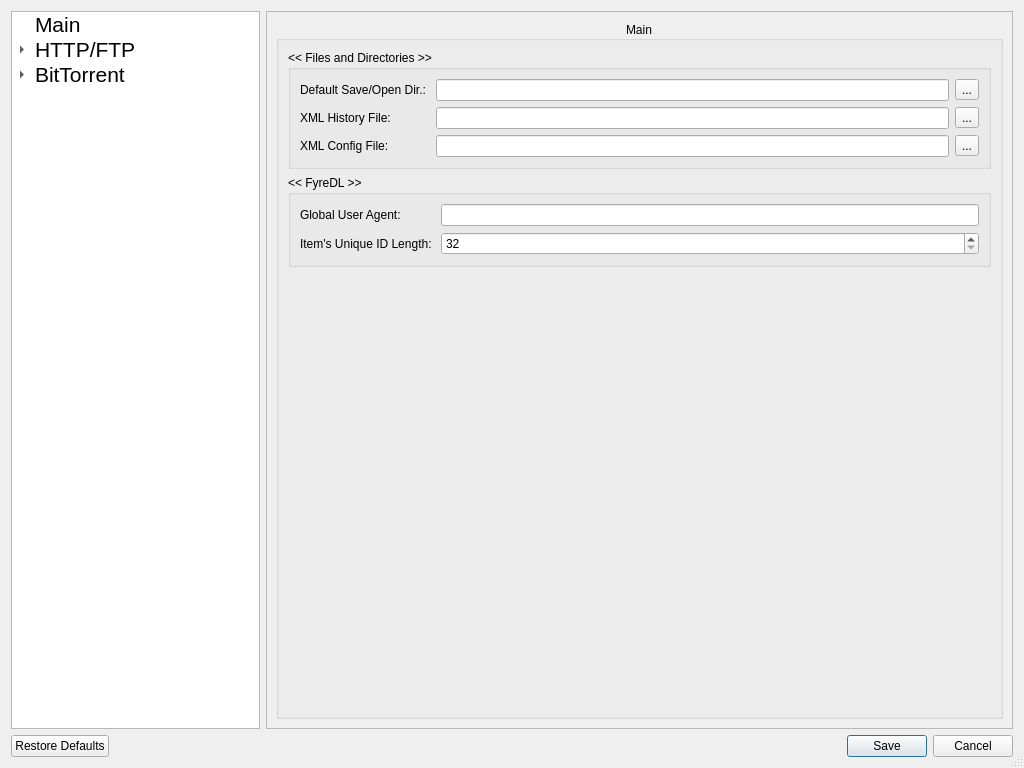
<?xml version="1.0" encoding="UTF-8"?>
<ui version="4.0">
 <class>Settings</class>
 <widget class="QDialog" name="Settings">
  <property name="geometry">
   <rect>
    <x>0</x>
    <y>0</y>
    <width>1024</width>
    <height>768</height>
   </rect>
  </property>
  <property name="windowTitle">
   <string>FyreDL - Settings</string>
  </property>
  <property name="sizeGripEnabled">
   <bool>true</bool>
  </property>
  <layout class="QVBoxLayout" name="verticalLayout_19" stretch="0,0">
   <item>
    <layout class="QHBoxLayout" name="main_horizLayout" stretch="2,6">
     <item>
      <layout class="QVBoxLayout" name="settings_chooser_layout">
       <item>
        <widget class="QTreeWidget" name="category_treeWidget">
         <property name="font">
          <font>
           <pointsize>16</pointsize>
          </font>
         </property>
         <property name="verticalScrollBarPolicy">
          <enum>Qt::ScrollBarAlwaysOff</enum>
         </property>
         <property name="horizontalScrollBarPolicy">
          <enum>Qt::ScrollBarAlwaysOff</enum>
         </property>
         <property name="editTriggers">
          <set>QAbstractItemView::NoEditTriggers</set>
         </property>
         <property name="tabKeyNavigation">
          <bool>true</bool>
         </property>
         <property name="showDropIndicator" stdset="0">
          <bool>false</bool>
         </property>
         <property name="headerHidden">
          <bool>true</bool>
         </property>
         <column>
          <property name="text">
           <string>Category</string>
          </property>
         </column>
         <item>
          <property name="text">
           <string>Main</string>
          </property>
          <property name="icon">
           <iconset resource="../assets.qrc">
            <normaloff>:/icons/assets-img/system-run-3.png</normaloff>:/icons/assets-img/system-run-3.png</iconset>
          </property>
         </item>
         <item>
          <property name="text">
           <string>HTTP/FTP</string>
          </property>
          <property name="icon">
           <iconset resource="../assets.qrc">
            <normaloff>:/icons/assets-img/gftp.png</normaloff>:/icons/assets-img/gftp.png</iconset>
          </property>
          <item>
           <property name="text">
            <string>General</string>
           </property>
           <property name="icon">
            <iconset resource="../assets.qrc">
             <normaloff>:/icons/assets-img/network.png</normaloff>:/icons/assets-img/network.png</iconset>
           </property>
          </item>
         </item>
         <item>
          <property name="text">
           <string>BitTorrent</string>
          </property>
          <property name="icon">
           <iconset resource="../assets.qrc">
            <normaloff>:/icons/assets-img/application-x-bittorrent.png</normaloff>:/icons/assets-img/application-x-bittorrent.png</iconset>
          </property>
          <item>
           <property name="text">
            <string>General</string>
           </property>
           <property name="icon">
            <iconset resource="../assets.qrc">
             <normaloff>:/icons/assets-img/network.png</normaloff>:/icons/assets-img/network.png</iconset>
           </property>
          </item>
         </item>
        </widget>
       </item>
      </layout>
     </item>
     <item>
      <layout class="QVBoxLayout" name="settings_adjuster_layout" stretch="0">
       <item>
        <widget class="QStackedWidget" name="settings_stacked_widget">
         <property name="frameShape">
          <enum>QFrame::StyledPanel</enum>
         </property>
         <widget class="QWidget" name="main_settings">
          <layout class="QVBoxLayout" name="verticalLayout">
           <item>
            <widget class="QGroupBox" name="main_groupBox">
             <property name="title">
              <string>Main</string>
             </property>
             <property name="alignment">
              <set>Qt::AlignCenter</set>
             </property>
             <layout class="QVBoxLayout" name="verticalLayout_2">
              <item>
               <widget class="QGroupBox" name="filesanddirs_groupBox">
                <property name="title">
                 <string>&lt;&lt; Files and Directories &gt;&gt;</string>
                </property>
                <layout class="QFormLayout" name="formLayout">
                 <item row="0" column="0">
                  <widget class="QLabel" name="defDir_label">
                   <property name="text">
                    <string>Default Save/Open Dir.: </string>
                   </property>
                  </widget>
                 </item>
                 <item row="0" column="1">
                  <layout class="QHBoxLayout" name="defDir_horizLayout">
                   <item>
                    <widget class="QLineEdit" name="defDir_lineEdit"/>
                   </item>
                   <item>
                    <widget class="QToolButton" name="defDir_toolButton">
                     <property name="text">
                      <string>...</string>
                     </property>
                    </widget>
                   </item>
                  </layout>
                 </item>
                 <item row="1" column="0">
                  <widget class="QLabel" name="xmlHist_label">
                   <property name="text">
                    <string>XML History File: </string>
                   </property>
                  </widget>
                 </item>
                 <item row="2" column="0">
                  <widget class="QLabel" name="xmlCfg_label">
                   <property name="text">
                    <string>XML Config File: </string>
                   </property>
                  </widget>
                 </item>
                 <item row="1" column="1">
                  <layout class="QHBoxLayout" name="xmlHist_horizLayout">
                   <item>
                    <widget class="QLineEdit" name="xmlHist_lineEdit"/>
                   </item>
                   <item>
                    <widget class="QToolButton" name="xmlHist_toolBtn">
                     <property name="text">
                      <string>...</string>
                     </property>
                    </widget>
                   </item>
                  </layout>
                 </item>
                 <item row="2" column="1">
                  <layout class="QHBoxLayout" name="xmlCfg_horizLayout">
                   <item>
                    <widget class="QLineEdit" name="xmlCfg_lineEdit"/>
                   </item>
                   <item>
                    <widget class="QToolButton" name="xmlCfg_toolBtn">
                     <property name="text">
                      <string>...</string>
                     </property>
                    </widget>
                   </item>
                  </layout>
                 </item>
                </layout>
               </widget>
              </item>
              <item>
               <widget class="QGroupBox" name="fyredl_groupBox">
                <property name="title">
                 <string>&lt;&lt; FyreDL &gt;&gt;</string>
                </property>
                <layout class="QFormLayout" name="formLayout_2">
                 <item row="0" column="0">
                  <widget class="QLabel" name="userAgent_label">
                   <property name="text">
                    <string>Global User Agent: </string>
                   </property>
                  </widget>
                 </item>
                 <item row="0" column="1">
                  <widget class="QLineEdit" name="userAgent_lineEdit"/>
                 </item>
                 <item row="1" column="0">
                  <widget class="QLabel" name="uniqueId_label">
                   <property name="text">
                    <string>Item's Unique ID Length: </string>
                   </property>
                  </widget>
                 </item>
                 <item row="1" column="1">
                  <widget class="QSpinBox" name="uniqueId_spinBox">
                   <property name="toolTip">
                    <string>Each download item has a Unique Identifier associated with it. This is the length of its ID number so please be aware that too small of a value may cause conflicts.</string>
                   </property>
                   <property name="minimum">
                    <number>32</number>
                   </property>
                   <property name="maximum">
                    <number>128</number>
                   </property>
                  </widget>
                 </item>
                </layout>
               </widget>
              </item>
              <item>
               <spacer name="verticalSpacer">
                <property name="orientation">
                 <enum>Qt::Vertical</enum>
                </property>
                <property name="sizeHint" stdset="0">
                 <size>
                  <width>20</width>
                  <height>40</height>
                 </size>
                </property>
               </spacer>
              </item>
             </layout>
            </widget>
           </item>
          </layout>
         </widget>
         <widget class="QWidget" name="torrent_general_settings">
          <layout class="QVBoxLayout" name="verticalLayout_3">
           <item>
            <widget class="QScrollArea" name="scrollArea">
             <property name="widgetResizable">
              <bool>true</bool>
             </property>
             <widget class="QWidget" name="scrollAreaWidgetContents">
              <property name="geometry">
               <rect>
                <x>0</x>
                <y>-408</y>
                <width>710</width>
                <height>1098</height>
               </rect>
              </property>
              <layout class="QVBoxLayout" name="verticalLayout_4">
               <item>
                <widget class="QGroupBox" name="torrent_general_groupBox">
                 <property name="title">
                  <string>BitTorrent &gt;&gt; General</string>
                 </property>
                 <property name="alignment">
                  <set>Qt::AlignCenter</set>
                 </property>
                 <layout class="QVBoxLayout" name="verticalLayout_5">
                  <item>
                   <widget class="QGroupBox" name="torrent_networking_groupBox">
                    <property name="title">
                     <string>&lt;&lt; Networking &gt;&gt;</string>
                    </property>
                    <layout class="QFormLayout" name="formLayout_3">
                     <item row="0" column="0">
                      <widget class="QCheckBox" name="enable_dht_chkBox">
                       <property name="text">
                        <string>Enable DHT</string>
                       </property>
                      </widget>
                     </item>
                     <item row="0" column="1">
                      <widget class="QCheckBox" name="rate_limit_overhead_chkBox_2">
                       <property name="text">
                        <string>Rate Limit IP Overhead</string>
                       </property>
                      </widget>
                     </item>
                     <item row="1" column="0">
                      <widget class="QCheckBox" name="enable_upnp_chkBox">
                       <property name="text">
                        <string>Enable UPnP</string>
                       </property>
                      </widget>
                     </item>
                     <item row="1" column="1">
                      <widget class="QCheckBox" name="enable_nat_pmp_chkBox">
                       <property name="text">
                        <string>Enable NAT-PMP</string>
                       </property>
                      </widget>
                     </item>
                     <item row="2" column="0">
                      <widget class="QCheckBox" name="prefer_udp_trackers_chkBox">
                       <property name="text">
                        <string>Prefer UDP Trackers</string>
                       </property>
                      </widget>
                     </item>
                     <item row="6" column="0">
                      <widget class="QLabel" name="tracker_receive_timeout_label">
                       <property name="text">
                        <string>Tracker Receive Timeout: </string>
                       </property>
                      </widget>
                     </item>
                     <item row="6" column="1">
                      <widget class="QSpinBox" name="tracker_receive_timeout_spinBox"/>
                     </item>
                     <item row="7" column="0">
                      <widget class="QLabel" name="stop_tracker_timeout_label">
                       <property name="text">
                        <string>Stop Tracker Timeout: </string>
                       </property>
                      </widget>
                     </item>
                     <item row="7" column="1">
                      <widget class="QSpinBox" name="stop_tracker_timeout_spinBox"/>
                     </item>
                     <item row="8" column="0">
                      <widget class="QLabel" name="peer_timeout_label">
                       <property name="text">
                        <string>Peer Timeout: </string>
                       </property>
                      </widget>
                     </item>
                     <item row="8" column="1">
                      <widget class="QSpinBox" name="peer_timeout_spinBox"/>
                     </item>
                     <item row="9" column="0">
                      <widget class="QLabel" name="peer_connect_timeout_label">
                       <property name="text">
                        <string>Peer Connect Timeout: </string>
                       </property>
                      </widget>
                     </item>
                     <item row="9" column="1">
                      <widget class="QSpinBox" name="peer_connect_timeout_spinBox"/>
                     </item>
                     <item row="10" column="0">
                      <widget class="QLabel" name="handshake_timeout_label">
                       <property name="text">
                        <string>Handshake Timeout: </string>
                       </property>
                      </widget>
                     </item>
                     <item row="10" column="1">
                      <widget class="QSpinBox" name="handshake_timeout_spinBox"/>
                     </item>
                     <item row="11" column="0">
                      <spacer name="horizontalSpacer">
                       <property name="orientation">
                        <enum>Qt::Horizontal</enum>
                       </property>
                       <property name="sizeHint" stdset="0">
                        <size>
                         <width>40</width>
                         <height>20</height>
                        </size>
                       </property>
                      </spacer>
                     </item>
                     <item row="11" column="1">
                      <spacer name="horizontalSpacer_2">
                       <property name="orientation">
                        <enum>Qt::Horizontal</enum>
                       </property>
                       <property name="sizeHint" stdset="0">
                        <size>
                         <width>40</width>
                         <height>20</height>
                        </size>
                       </property>
                      </spacer>
                     </item>
                     <item row="12" column="0">
                      <widget class="QLabel" name="urlseed_pipeline_size_label">
                       <property name="text">
                        <string>URL Seed Pipeline Size: </string>
                       </property>
                      </widget>
                     </item>
                     <item row="12" column="1">
                      <widget class="QSpinBox" name="urlseed_pipeline_size_spinBox"/>
                     </item>
                     <item row="13" column="0">
                      <widget class="QLabel" name="urlseed_timeout_label">
                       <property name="text">
                        <string>URL Seed Timeout: </string>
                       </property>
                      </widget>
                     </item>
                     <item row="13" column="1">
                      <widget class="QSpinBox" name="urlseed_timeout_spinBox"/>
                     </item>
                     <item row="14" column="0">
                      <widget class="QLabel" name="urlseed_wait_to_reply_label">
                       <property name="text">
                        <string>URL Seed Wait to Retry: </string>
                       </property>
                      </widget>
                     </item>
                     <item row="14" column="1">
                      <widget class="QSpinBox" name="urlseed_wait_to_retry_spinBox"/>
                     </item>
                     <item row="15" column="0">
                      <spacer name="horizontalSpacer_3">
                       <property name="orientation">
                        <enum>Qt::Horizontal</enum>
                       </property>
                       <property name="sizeHint" stdset="0">
                        <size>
                         <width>40</width>
                         <height>20</height>
                        </size>
                       </property>
                      </spacer>
                     </item>
                     <item row="15" column="1">
                      <spacer name="horizontalSpacer_4">
                       <property name="orientation">
                        <enum>Qt::Horizontal</enum>
                       </property>
                       <property name="sizeHint" stdset="0">
                        <size>
                         <width>40</width>
                         <height>20</height>
                        </size>
                       </property>
                      </spacer>
                     </item>
                     <item row="16" column="0">
                      <widget class="QLabel" name="request_queue_time_label">
                       <property name="text">
                        <string>Request Queue Time: </string>
                       </property>
                      </widget>
                     </item>
                     <item row="17" column="0">
                      <widget class="QLabel" name="request_timeout_label">
                       <property name="text">
                        <string>Request Timeout: </string>
                       </property>
                      </widget>
                     </item>
                     <item row="19" column="0">
                      <widget class="QLabel" name="min_reconnect_time_label">
                       <property name="text">
                        <string>Min. Reconnect Time: </string>
                       </property>
                      </widget>
                     </item>
                     <item row="20" column="0">
                      <widget class="QLabel" name="tracker_max_resp_length_label">
                       <property name="text">
                        <string>Tracker Max Resp. Length: </string>
                       </property>
                      </widget>
                     </item>
                     <item row="16" column="1">
                      <widget class="QSpinBox" name="request_queue_time_spinBox"/>
                     </item>
                     <item row="17" column="1">
                      <widget class="QSpinBox" name="request_timeout_spinBox"/>
                     </item>
                     <item row="19" column="1">
                      <widget class="QSpinBox" name="min_reconnect_time_spinBox"/>
                     </item>
                     <item row="20" column="1">
                      <widget class="QSpinBox" name="tracker_max_resp_length_spinBox"/>
                     </item>
                     <item row="18" column="0">
                      <spacer name="horizontalSpacer_5">
                       <property name="orientation">
                        <enum>Qt::Horizontal</enum>
                       </property>
                       <property name="sizeHint" stdset="0">
                        <size>
                         <width>40</width>
                         <height>20</height>
                        </size>
                       </property>
                      </spacer>
                     </item>
                     <item row="18" column="1">
                      <spacer name="horizontalSpacer_6">
                       <property name="orientation">
                        <enum>Qt::Horizontal</enum>
                       </property>
                       <property name="sizeHint" stdset="0">
                        <size>
                         <width>40</width>
                         <height>20</height>
                        </size>
                       </property>
                      </spacer>
                     </item>
                     <item row="21" column="0">
                      <widget class="QLabel" name="max_failcount_label">
                       <property name="text">
                        <string>Max Failcount: </string>
                       </property>
                      </widget>
                     </item>
                     <item row="21" column="1">
                      <widget class="QSpinBox" name="max_failcount_spinBox"/>
                     </item>
                     <item row="5" column="0">
                      <spacer name="horizontalSpacer_7">
                       <property name="orientation">
                        <enum>Qt::Horizontal</enum>
                       </property>
                       <property name="sizeHint" stdset="0">
                        <size>
                         <width>40</width>
                         <height>20</height>
                        </size>
                       </property>
                      </spacer>
                     </item>
                     <item row="5" column="1">
                      <spacer name="horizontalSpacer_8">
                       <property name="orientation">
                        <enum>Qt::Horizontal</enum>
                       </property>
                       <property name="sizeHint" stdset="0">
                        <size>
                         <width>40</width>
                         <height>20</height>
                        </size>
                       </property>
                      </spacer>
                     </item>
                     <item row="3" column="0">
                      <widget class="QLabel" name="ssl_listen_port_label">
                       <property name="text">
                        <string>SSL Listening Port: </string>
                       </property>
                      </widget>
                     </item>
                     <item row="3" column="1">
                      <widget class="QSpinBox" name="ssl_listen_port_spinBox"/>
                     </item>
                    </layout>
                   </widget>
                  </item>
                  <item>
                   <widget class="QGroupBox" name="torrent_throttling_groupBox">
                    <property name="title">
                     <string>&lt;&lt; Throttling &gt;&gt;</string>
                    </property>
                    <layout class="QVBoxLayout" name="verticalLayout_7">
                     <item>
                      <layout class="QFormLayout" name="formLayout_6">
                       <item row="0" column="0">
                        <widget class="QCheckBox" name="checkBox">
                         <property name="text">
                          <string>Enable bandwidth management</string>
                         </property>
                        </widget>
                       </item>
                      </layout>
                     </item>
                     <item>
                      <layout class="QFormLayout" name="formLayout_5">
                       <item row="0" column="0">
                        <widget class="QLabel" name="label">
                         <property name="text">
                          <string>Download speed: </string>
                         </property>
                        </widget>
                       </item>
                       <item row="1" column="0">
                        <widget class="QLabel" name="label_2">
                         <property name="text">
                          <string>Upload speed: </string>
                         </property>
                        </widget>
                       </item>
                       <item row="0" column="1">
                        <widget class="QSpinBox" name="spinBox">
                         <property name="toolTip">
                          <string>A value of '0' equals an unlimited download speed.</string>
                         </property>
                         <property name="suffix">
                          <string> KB/sec</string>
                         </property>
                         <property name="maximum">
                          <number>10000000</number>
                         </property>
                        </widget>
                       </item>
                       <item row="1" column="1">
                        <widget class="QSpinBox" name="spinBox_2">
                         <property name="toolTip">
                          <string>A value of '0' equals an unlimited upload speed.</string>
                         </property>
                         <property name="suffix">
                          <string> KB/sec</string>
                         </property>
                         <property name="maximum">
                          <number>10000000</number>
                         </property>
                        </widget>
                       </item>
                      </layout>
                     </item>
                    </layout>
                   </widget>
                  </item>
                  <item>
                   <widget class="QGroupBox" name="torrent_encryption_groupBox">
                    <property name="title">
                     <string>&lt;&lt; Encryption &gt;&gt;</string>
                    </property>
                    <layout class="QFormLayout" name="formLayout_4">
                     <item row="0" column="0">
                      <widget class="QCheckBox" name="announce_crypto_chkBox">
                       <property name="text">
                        <string>Announce Crypto Support</string>
                       </property>
                      </widget>
                     </item>
                     <item row="1" column="0">
                      <widget class="QCheckBox" name="enable_ssl_chkBox">
                       <property name="text">
                        <string>Enable SSL support</string>
                       </property>
                      </widget>
                     </item>
                     <item row="2" column="0">
                      <widget class="QCheckBox" name="prefer_rc4_encrypt_chkBox">
                       <property name="text">
                        <string>Prefer RC4 Encryption</string>
                       </property>
                      </widget>
                     </item>
                    </layout>
                    <zorder>enable_ssl_chkBox</zorder>
                    <zorder>prefer_rc4_encrypt_chkBox</zorder>
                    <zorder>announce_crypto_chkBox</zorder>
                   </widget>
                  </item>
                 </layout>
                </widget>
               </item>
              </layout>
             </widget>
            </widget>
           </item>
          </layout>
         </widget>
        </widget>
       </item>
      </layout>
     </item>
    </layout>
   </item>
   <item>
    <widget class="QDialogButtonBox" name="buttonBox">
     <property name="orientation">
      <enum>Qt::Horizontal</enum>
     </property>
     <property name="standardButtons">
      <set>QDialogButtonBox::Cancel|QDialogButtonBox::RestoreDefaults|QDialogButtonBox::Save</set>
     </property>
    </widget>
   </item>
  </layout>
 </widget>
 <resources>
  <include location="../assets.qrc"/>
 </resources>
 <connections>
  <connection>
   <sender>buttonBox</sender>
   <signal>accepted()</signal>
   <receiver>Settings</receiver>
   <slot>accept()</slot>
   <hints>
    <hint type="sourcelabel">
     <x>248</x>
     <y>254</y>
    </hint>
    <hint type="destinationlabel">
     <x>157</x>
     <y>274</y>
    </hint>
   </hints>
  </connection>
  <connection>
   <sender>buttonBox</sender>
   <signal>rejected()</signal>
   <receiver>Settings</receiver>
   <slot>reject()</slot>
   <hints>
    <hint type="sourcelabel">
     <x>316</x>
     <y>260</y>
    </hint>
    <hint type="destinationlabel">
     <x>286</x>
     <y>274</y>
    </hint>
   </hints>
  </connection>
 </connections>
</ui>
